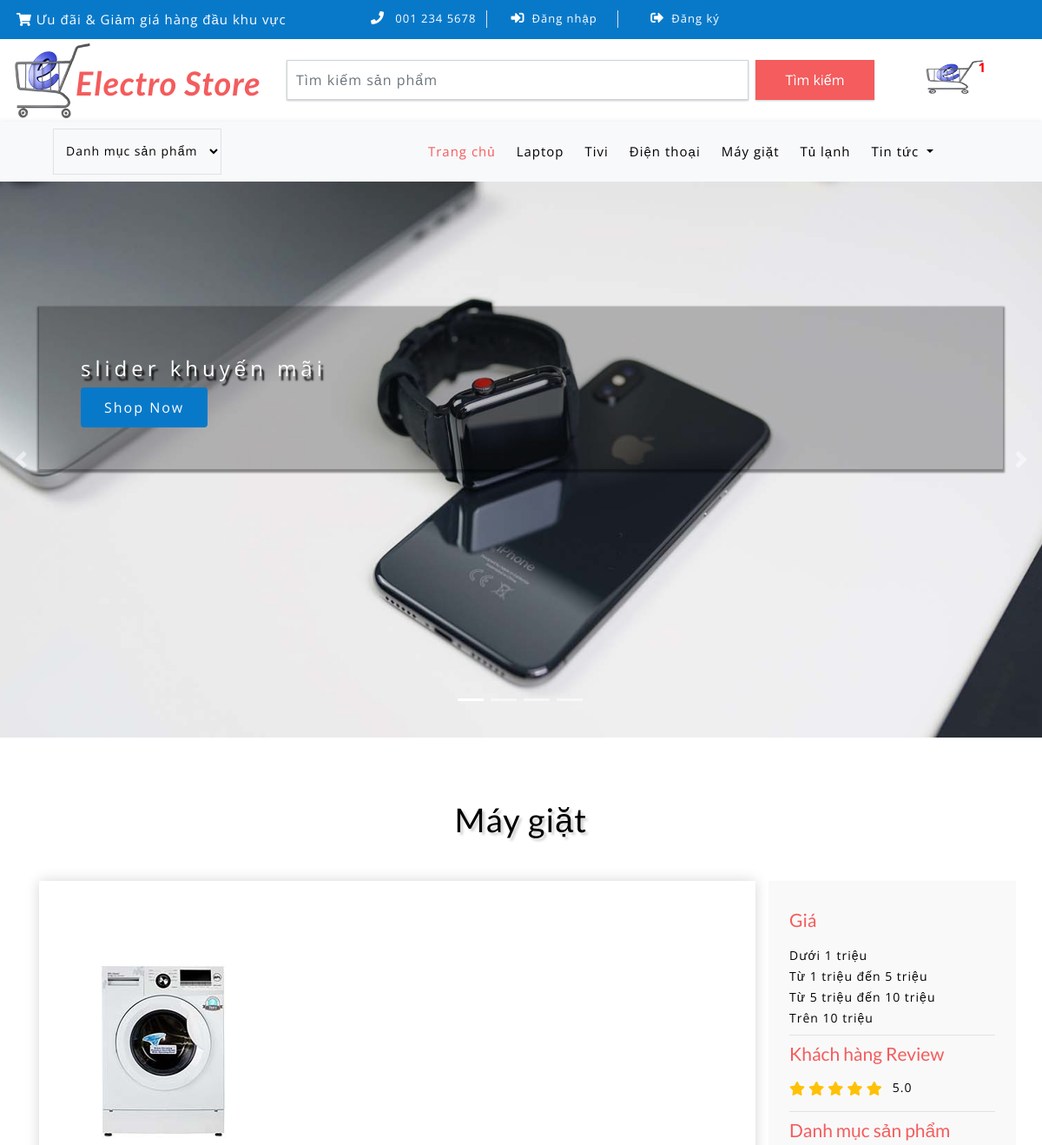
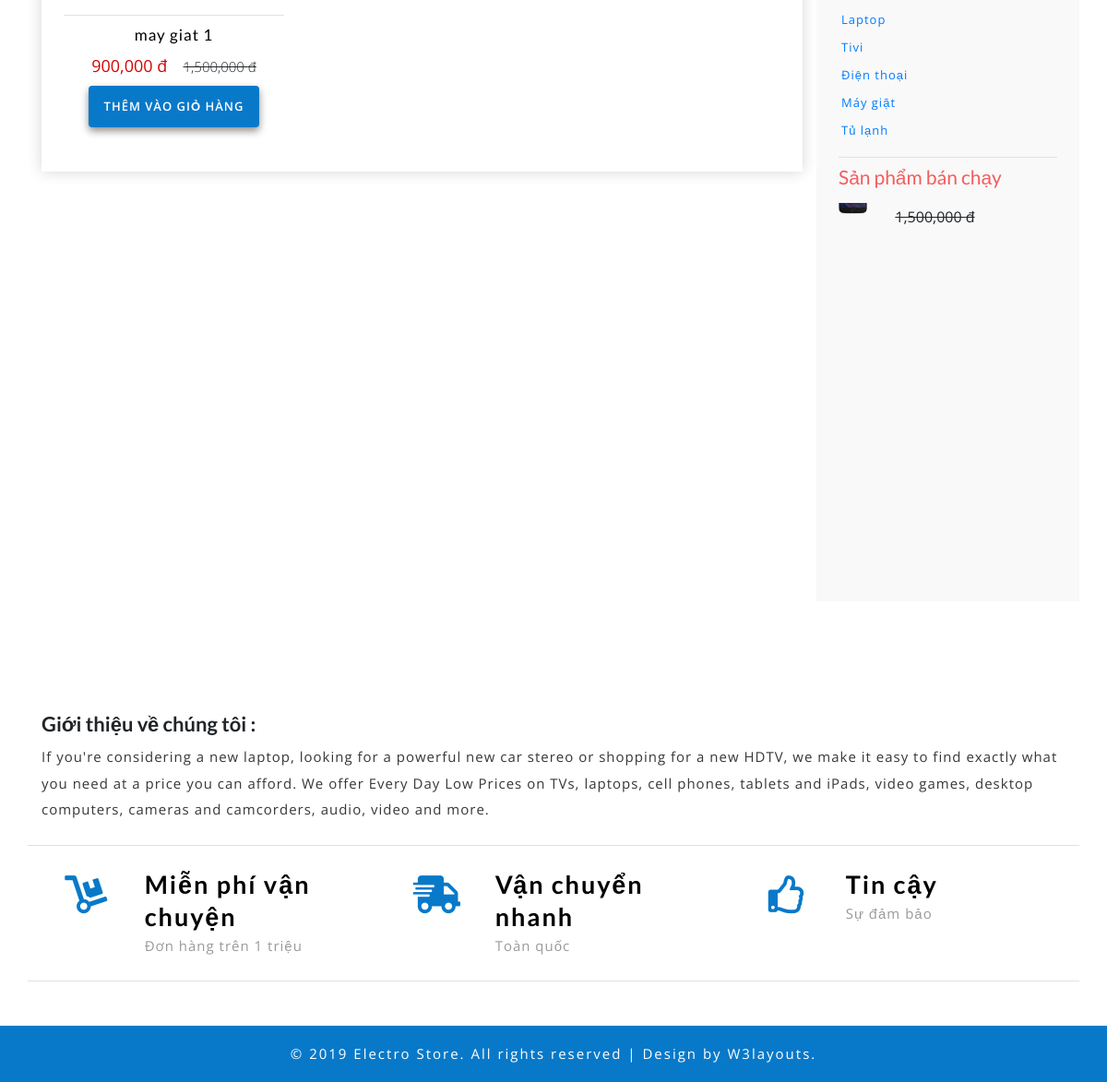
/?quanly=danhmuc&id=3, run on the app's committed database (2 pictures, top to bottom).
### tables this page shows
CREATE TABLE `tbl_category` (
  `category_id` int(11) NOT NULL,
  `category_name` varchar(50) NOT NULL
);

CREATE TABLE `tbl_slider` (
  `slider_id` int(11) NOT NULL,
  `slider_image` varchar(100) NOT NULL,
  `slider_caption` text NOT NULL,
  `slider_active` int(11) NOT NULL DEFAULT 1
);

CREATE TABLE `tbl_product` (
  `product_id` int(11) NOT NULL,
  `category_id` int(11) NOT NULL,
  `product_detail_image_slider_id` int(11) NOT NULL,
  `product_name` varchar(255) NOT NULL,
  `product_short_description` text NOT NULL,
  `product_full_description` text NOT NULL,
  `product_price` varchar(100) NOT NULL,
  `product_sale_price` varchar(100) NOT NULL,
  `product_active` int(11) NOT NULL,
  `product_hot` int(11) NOT NULL,
  `product_quantity` int(11) NOT NULL,
  `product_image` varchar(50) NOT NULL
);

### include/danhmuc.php (the view, shortened to what this page needs)
<?php
	if (isset($_GET['id'])) {
		$id = $_GET['id'];
	}else{
		$id = '';
	}
	$sql_cate  = mysqli_query($con , "SELECT * FROM tbl_category,tbl_product WHERE tbl_category.category_id = tbl_product.category_id AND tbl_product.category_id='$id' ORDER BY tbl_product.product_id DESC");
	$sql_title = mysqli_query($con , "SELECT * FROM tbl_category,tbl_product WHERE tbl_category.category_id = tbl_product.category_id AND tbl_product.category_id='$id' ORDER BY tbl_product.product_id DESC");
	$row_title = mysqli_fetch_array($sql_title);
	$tittle    = $row_title['category_name'];
?>
	<div class="ads-grid py-sm-5 py-4">
		<div class="container py-xl-4 py-lg-2">
			<h3 class="tittle-w3l text-center mb-lg-5 mb-sm-4 mb-3"><?php echo $tittle; ?></h3>
			<div class="row">
				<div class="agileinfo-ads-display col-lg-9">
					<div class="wrapper">
						<div class="product-sec1 px-sm-4 px-3 py-sm-5  py-3 mb-4">
							<div class="row">
								<?php
									while ($row_product = mysqli_fetch_array($sql_cate)) {
								?>
								<div class="col-md-4 product-men mt-5">
									<div class="men-pro-item simpleCart_shelfItem">
										<div class="men-thumb-item text-center">
											<img src="images/<?php echo $row_product['product_image']; ?>" alt="">
										</div>
										<div class="item-info-product text-center border-top mt-4">
											<h4 class="pt-1">
												<a href="?quanly=chitietsp&id=<?php echo $row_product['product_id']; ?>"><?php echo $row_product['product_name']; ?></a>
											</h4>
											<div class="info-product-price my-2">
												<span class="item_price"><?php echo number_format($row_product['product_sale_price']).' đ'; ?></span>
												<del><?php echo number_format($row_product['product_price']).' đ'; ?></del>
											</div>
											<div class="snipcart-details top_brand_home_details item_add single-item hvr-outline-out">
												<form action="?quanly=giohang" method="post">
													<fieldset>
														<input type="submit" name="themgiohang" value="Thêm vào giỏ hàng" class="button" />
													</fieldset>
												</form>
											</div>
										</div>
									</div>
								</div>
								<?php
									}
								?>
							</div>
						</div>
					</div>
				</div>
				<div class="col-lg-3 mt-lg-0 mt-4 p-lg-0">
					<div class="side-bar p-sm-4 p-3">
						<div class="range border-bottom py-2">
							<h3 class="agileits-sear-head mb-3">Giá</h3>
							<div class="w3l-range">
								<ul>
									<li>
										<a href="index.php?quanly=gia&mingia=0&maxgia=1000000">Dưới 1 triệu</a>
									</li>
									<li>
										<a href="index.php?quanly=gia&mingia=1000000&maxgia=5000000">Từ 1 triệu đến 5 triệu</a>
									</li>
									<li>
										<a href="index.php?quanly=gia&mingia=5000000&maxgia=10000000">Từ 5 triệu đến 10 triệu</a>
									</li>
									<li>
										<a href="index.php?quanly=gia&mingia=10000000&maxgia=100000000">Trên 10 triệu</a>
									</li>
								</ul>
							</div>
						</div>
						<div class="customer-rev border-bottom left-side py-2">
							<h3 class="agileits-sear-head mb-3">Khách hàng Review</h3>
							<ul>
								<li>
									<a href="#">
										<i class="fas fa-star"></i>
										<i class="fas fa-star"></i>
										<i class="fas fa-star"></i>
										<i class="fas fa-star"></i>
										<i class="fas fa-star"></i>
										<span>5.0</span>
									</a>
								</li>
							</ul>
						</div>
						<div class="left-side border-bottom py-2">
							<h3 class="agileits-sear-head mb-3">Danh mục sản phẩm</h3>
							<ul>
								<?php
									$sql_category_sidebar = mysqli_query($con , "SELECT * FROM tbl_category ORDER BY category_id DESC");
									while ($row_category_sidebar = mysqli_fetch_array($sql_category_sidebar)) {
								?>
								<li>
									<span class="span">
										<a href="index.php?quanly=danhmuc&id=<?php echo $row_category_sidebar['category_id']; ?>"><?php echo $row_category_sidebar['category_name']; ?></a>
									</span>
								</li>
								<?php
									}
								?>
							</ul>
						</div>
						<div class="f-grid py-2">
							<h3 class="agileits-sear-head mb-3">Sản phẩm bán chạy</h3>
							<div class="box-scroll">
								<div class="scroll">
									<?php
										$sql_product_sidebar = mysqli_query($con , "SELECT * FROM tbl_product WHERE product_hot='1' ORDER BY product_id DESC");
										while ($row_product_sidebar = mysqli_fetch_array($sql_product_sidebar)) {
									?>
									<div class="row">
										<div class="col-lg-3 col-sm-2 col-3 left-mar">
											<img src="images/<?php echo $row_product_sidebar['product_image']; ?> " alt="" class="img-fluid">
										</div>
										<div class="col-lg-9 col-sm-10 col-9 w3_mvd">
											<a href="" class="price-mar mt-2"><?php echo number_format($row_product_sidebar['product_sale_price']).' đ'; ?></a>
											<del><?php echo number_format($row_product_sidebar['product_price']).' đ'; ?></del>
										</div>
									</div>
									<?php
										}
									?>
								</div>
							</div>
						</div>
					</div>
				</div>
			</div>
		</div>
	</div>

### include/menu.php (shortened to what this page needs)
<div class="navbar-inner">
	<div class="container">
		<nav class="navbar navbar-expand-lg navbar-light bg-light">
			<div class="agileits-navi_search">
				<form action="#" method="post">
					<select id="agileinfo-nav_search" name="agileinfo_search" class="border" onchange="gosort(this.value);" required="">
						<option value="">Danh mục sản phẩm</option>
					</select>
				</form>
			</div>
			<div class="collapse navbar-collapse" id="navbarSupportedContent">
				<ul class="navbar-nav ml-auto text-center mr-xl-5">
					<li class="nav-item active mr-lg-2 mb-lg-0 mb-2">
						<a class="nav-link" href="index.php">Trang chủ
						</a>
					</li>
					<?php
						$sql_category_danhmuc   = 'SELECT * FROM tbl_category ORDER BY category_id DESC';
						$fetch_category_danhmuc = mysqli_query($con , $sql_category_danhmuc);
						while ($row_category_danhmuc = mysqli_fetch_array($fetch_category_danhmuc)) {
							echo 	'<li class="nav-item  mr-lg-2 mb-lg-0 mb-2">
										<a class="nav-link " href="?quanly=danhmuc&id='.$row_category_danhmuc['category_id'].'" role="button" aria-haspopup="true" aria-expanded="false">
											'.$row_category_danhmuc['category_name'].'
										</a>
									</li>';
						}
					?>
					<li class="nav-item dropdown mr-lg-2 mb-lg-0 mb-2">
						<a class="nav-link dropdown-toggle" href="#" role="button" data-toggle="dropdown" aria-haspopup="true" aria-expanded="false">
							Tin tức
						</a>
					</li>
				</ul>
			</div>
		</nav>
	</div>
</div>

### include/slider.php (shortened to what this page needs)
<div id="carouselExampleIndicators" class="carousel slide" data-ride="carousel">
	<ol class="carousel-indicators">
		<li data-target="#carouselExampleIndicators" data-slide-to="0" class="active"></li>
		<li data-target="#carouselExampleIndicators" data-slide-to="1"></li>
		<li data-target="#carouselExampleIndicators" data-slide-to="2"></li>
		<li data-target="#carouselExampleIndicators" data-slide-to="3"></li>
	</ol>
	<div class="carousel-inner">
		<?php
			$sql_slider = mysqli_query($con , "SELECT * FROM tbl_slider WHERE slider_active='1' ORDER BY slider_id");
			while ($row_slider = mysqli_fetch_array($sql_slider)) {
				echo 	'<div class="carousel-item item1 active">
							<div class="container">
								<div class="w3l-space-banner">
									<div class="carousel-caption p-lg-5 p-sm-4 p-3">
										<p>'.$row_slider['slider_caption'].'</p>
										<a class="button2" href="product.html">Shop Now </a>
									</div>
								</div>
							</div>
						</div>';
			}
		?>
	</div>
	<a class="carousel-control-prev" href="#carouselExampleIndicators" role="button" data-slide="prev">
		<span class="carousel-control-prev-icon" aria-hidden="true"></span>
	</a>
	<a class="carousel-control-next" href="#carouselExampleIndicators" role="button" data-slide="next">
		<span class="carousel-control-next-icon" aria-hidden="true"></span>
	</a>
</div>

### css/style.css (style rules this page uses)
html, body { margin: 0; font-size: 100%; background: #fff; font-family: 'Open Sans', sans-serif; }
body a { text-decoration: none; transition: 0.5s all; -webkit-transition: 0.5s all; -moz-transition: 0.5s all; -o-transition: 0.5s all; -ms-transition: 0.5s all; }
a { transition: 0.5s all; -webkit-transition: 0.5s all; -moz-transition: 0.5s all; -o-transition: 0.5s all; -ms-transition: 0.5s all; }
input[type="button"], input[type="submit"] { transition: 0.5s all; -webkit-transition: 0.5s all; -moz-transition: 0.5s all; -o-transition: 0.5s all; -ms-transition: 0.5s all; }
h1, h2, h3, h4, h5, h6 { margin: 0; font-family: 'Lato', sans-serif; }
p { margin: 0; letter-spacing: 1px; font-size: 15px; line-height: 1.9; color: #999; font-family: 'Open Sans', sans-serif; }
ul { margin: 0; padding: 0; }
.navbar-inner { background: #f8f9fa; box-shadow: 0px 2px 6px 1px rgba(0, 0, 0, 0.13); }
.navbar-light .navbar-nav .nav-link { letter-spacing: 1px; font-size: 15px; color: #000; }
.navbar-light .navbar-nav .show>.nav-link, .navbar-light .navbar-nav .active>.nav-link, .navbar-light .navbar-nav .nav-link.show, .navbar-light .navbar-nav .nav-link.active { color: #F45C5D; }
.carousel-item.item1 { background: url(../images/b1.jpg) no-repeat center; background-size: cover; -webkit-background-size: cover; -moz-background-size: cover; -o-background-size: cover; -ms-background-size: cover; }
.carousel-item.item4, .carousel-item.item3, .carousel-item.item2, .carousel-item.item1 { min-height: 640px; }
.w3l-space-banner { padding-top: 9em; }
.carousel-caption { background: rgba(16, 16, 16, 0.27); text-align: left; position: inherit; box-shadow: 0px 2px 2px 2px rgba(2, 2, 2, 0.43); }
.carousel-caption p { letter-spacing: 5px; font-size: 24px; color: #fff; text-shadow: 3px 5px 2px rgb(12, 12, 12); }
.carousel-indicators { bottom: 4%; }
.carousel-indicators li { cursor: pointer; }
.button2 { display: inline-block; background: #0879c9; border-radius: 4px; color: #fff; letter-spacing: 2px; padding: 11px 27px; }
h3.tittle-w3l { color: #000; font-size: 38px; letter-spacing: 1px; text-shadow: 3px 3px 3px rgba(0, 0, 0, 0.19); }
.snipcart-details { width: 77%; margin: 0 auto; }
.snipcart-details input.button { font-size: 13px; color: #fff; background: #0879c9; text-decoration: none; border: none; border-radius: 0; width: 100%; text-transform: uppercase; padding: 13px; outline: none; letter-spacing: 1px; box-shadow: 0px 4px 8px 0px rgba(0, 0, 0, 0.45); font-weight: 600; cursor: pointer; border-radius: 4px; transition: 0.5s all; -webkit-transition: 0.5s all; -moz-transition: 0.5s all; -o-transition: 0.5s all; -ms-transition: 0.5s all; }
.men-pro-item { position: relative; }
.men-thumb-item { position: relative; }
h3.agileits-sear-head { color: #F45C5D; font-size: 21px; }
.side-bar { background-color: #F9F9F9; height: fit-content; }
.w3l-range ul li { display: block; }
.w3l-range ul li a { font-size: 14px; color: #000; letter-spacing: 1px; }
.left-side ul li { display: inline-block; width: 100%; margin-bottom: 6px; }
.left-side ul li span { font-size: 13px; color: #000; letter-spacing: 1px; margin-left: 3px; vertical-align: top; }
.customer-rev ul li i { color: #FFC107; }
.customer-rev ul li { list-style: none; }
.customer-rev ul li a span { color: #000; font-weight: normal; font-size: 14px; margin-left: 8px; }
.f-grid a { color: #0879c9; font-size: 15px; }
a.price-mar { color: #ef0e0e; display: block; }
.scroll { position: absolute; }
.box-scroll { min-height: 25em; position: relative; overflow: hidden; }
.product-sec1 { box-shadow: 0px 0px 15px 0px #D6D6D6; }
.item-info-product h4 a { color: #000; font-size: 17px; letter-spacing: 1px; }
span.item_price { font-size: 18px; color: #d60404; }
.info-product-price del { font-weight: 300; margin-left: 13px; font-size: 15px; }
#agileinfo-nav_search { outline: none; border: none; color: #000; font-size: 14px; background: transparent; padding: 15px 10px; width: 100%; letter-spacing: 1px; cursor: pointer; }
@media (max-width: 1366px) { .carousel-control-prev, .carousel-control-next { width: 4%; } }

### css/flexslider.css (style rules this page uses)
.carousel li { margin-right: 5px; }

### data on the page
tbl_category: category_name "Laptop"
tbl_category: category_name "Tivi"
tbl_category: category_name "Điện thoại"
tbl_category: category_name "Máy giặt"
tbl_category: category_name "Tủ lạnh"
tbl_slider: slider_caption "slider khuyến mãi"
tbl_product: category.category_name "Máy giặt", product_image (picture), product_name "may giat 1", product_sale_price "900,000", product_price "1,500,000"
tbl_product: product_image (picture), product_price "1,500,000"

### other printed values
$row_check_cart "1"
